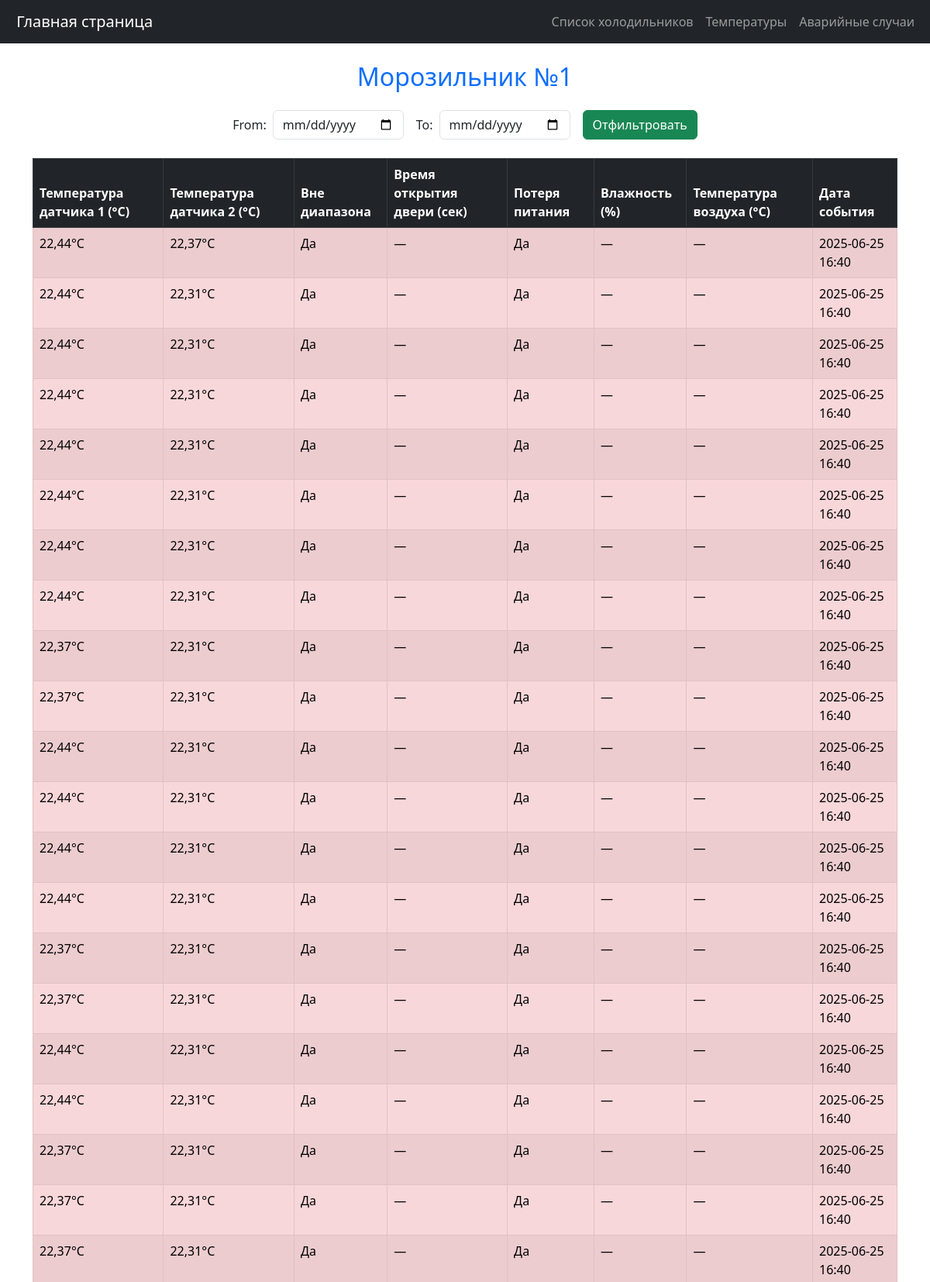
/fridges/1/ (upper part), run on the app's committed database.
### fr1/models.py (models this page shows, shortened)
class Fridge(models.Model):
    name = models.CharField(max_length=100)  # Название холодильника
    location = models.CharField(max_length=255, blank=True, null=True)  # Местоположение холодильника (опционально)
    image = models.ImageField(upload_to='fridges/', null=True, blank=True)  # Поле для изображения

class RefrigeratorData(models.Model):
    fridge = models.ForeignKey(Fridge, on_delete=models.CASCADE, related_name='temperature_records')
    sensor1_temp = models.FloatField()
    sensor2_temp = models.FloatField()
    is_out_of_range = models.BooleanField()
    door_open_duration_sec = models.IntegerField(null=True, blank=True)
    power_lost = models.BooleanField(null=True, blank=True)
    humidity = models.FloatField(null=True, blank=True)
    air_temp = models.FloatField(null=True, blank=True)
    event_date = models.DateTimeField()

### fr1/views.py (the view)
# urls.py: path('fridges/<int:fridge_id>/', views.fridge_detail, name='fridge_detail'),  # Детали холодильника
def fridge_detail(request, fridge_id):
    fridge = get_object_or_404(Fridge, id=fridge_id)
    start_date_str = request.GET.get('start_date')
    end_date_str = request.GET.get('end_date')
    start_date = parse_date(start_date_str) if start_date_str else None
    end_date = parse_date(end_date_str) if end_date_str else None
    filters = {}
    if start_date:
        filters['event_date__gte'] = datetime.combine(start_date, datetime.min.time())
    if end_date:
        filters['event_date__lte'] = datetime.combine(end_date, datetime.max.time())
    records = RefrigeratorData.objects.filter(fridge=fridge, **filters).order_by('-event_date')[:100]
    return render(request, 'fr1/fridge_detail.html', {
        'fridge': fridge,
        'records': records,
        'start_date': start_date,
        'end_date': end_date
    })

### fr1/templates/fr1/fridge_detail.html (shortened to what this page needs)
{% extends 'base.html' %}
{% block content %}
<h2 class="mb-4 text-center text-primary">{{ fridge.name }}</h2>
<div class="mb-4 text-center">
    <form method="get" class="d-inline-flex align-items-center justify-content-center">
        <label for="start_date" class="me-2">From:</label>
        <input type="date" name="start_date" id="start_date" value="{{ start_date }}" class="form-control me-3">
        <label for="end_date" class="me-2">To:</label>
        <input type="date" name="end_date" id="end_date" value="{{ end_date }}" class="form-control me-3">
        <button type="submit" class="btn btn-success">Отфильтровать</button>
    </form>
</div>
<div class="table-responsive">
    <table class="table table-bordered table-striped">
        <thead class="table-dark">
        <tr>
            <th>Температура датчика 1 (°C)</th>
            <th>Температура датчика 2 (°C)</th>
            <th>Вне диапазона</th>
            <th>Время открытия двери (сек)</th>
            <th>Потеря питания</th>
            <th>Влажность (%)</th>
            <th>Температура воздуха (°C)</th>
            <th>Дата события</th>
        </tr>
        </thead>
        <tbody>
        {% for record in records %}
        <tr class="{% if record.is_out_of_range %}table-danger{% endif %}">
            <td>{{ record.sensor1_temp }}°C</td>
            <td>{{ record.sensor2_temp }}°C</td>
            <td>{% if record.is_out_of_range %}Да{% else %}Нет{% endif %}</td>
            <td>{{ record.door_open_duration_sec|default:"—" }}</td>
            <td>
                {% if record.power_lost == True %}
                    Да
                {% elif record.power_lost == False %}
                    Нет
                {% else %}
                    —
                {% endif %}
            </td>
            <td>{{ record.humidity|default:"—" }}</td>
            <td>{{ record.air_temp|default:"—" }}</td>
            <td>{{ record.event_date|date:"Y-m-d H:i" }}</td>
        </tr>
        {% empty %}
        <tr>
            <td colspan="8" class="text-center">Записей не найдено за выбранный период.</td>
        </tr>
        {% endfor %}
        </tbody>
    </table>
</div>
{% endblock %}

### data on the page
Fridge: name "Морозильник №1"
RefrigeratorData: sensor1_temp "22,44", sensor2_temp "22,37", is_out_of_range "Да", door_open_duration_sec "—", power_lost "Да", humidity "—", air_temp "—", event_date "2025-06-25 16:40"
RefrigeratorData: sensor1_temp "22,44", sensor2_temp "22,31", is_out_of_range "Да", door_open_duration_sec "—", power_lost "Да", humidity "—", air_temp "—", event_date "2025-06-25 16:40"
RefrigeratorData: sensor1_temp "22,44", sensor2_temp "22,31", is_out_of_range "Да", door_open_duration_sec "—", power_lost "Да", humidity "—", air_temp "—", event_date "2025-06-25 16:40"
RefrigeratorData: sensor1_temp "22,44", sensor2_temp "22,31", is_out_of_range "Да", door_open_duration_sec "—", power_lost "Да", humidity "—", air_temp "—", event_date "2025-06-25 16:40"
RefrigeratorData: sensor1_temp "22,44", sensor2_temp "22,31", is_out_of_range "Да", door_open_duration_sec "—", power_lost "Да", humidity "—", air_temp "—", event_date "2025-06-25 16:40"
RefrigeratorData: sensor1_temp "22,44", sensor2_temp "22,31", is_out_of_range "Да", door_open_duration_sec "—", power_lost "Да", humidity "—", air_temp "—", event_date "2025-06-25 16:40"
RefrigeratorData: sensor1_temp "22,44", sensor2_temp "22,31", is_out_of_range "Да", door_open_duration_sec "—", power_lost "Да", humidity "—", air_temp "—", event_date "2025-06-25 16:40"
RefrigeratorData: sensor1_temp "22,44", sensor2_temp "22,31", is_out_of_range "Да", door_open_duration_sec "—", power_lost "Да", humidity "—", air_temp "—", event_date "2025-06-25 16:40"
RefrigeratorData: sensor1_temp "22,37", sensor2_temp "22,31", is_out_of_range "Да", door_open_duration_sec "—", power_lost "Да", humidity "—", air_temp "—", event_date "2025-06-25 16:40"
RefrigeratorData: sensor1_temp "22,37", sensor2_temp "22,31", is_out_of_range "Да", door_open_duration_sec "—", power_lost "Да", humidity "—", air_temp "—", event_date "2025-06-25 16:40"
RefrigeratorData: sensor1_temp "22,44", sensor2_temp "22,31", is_out_of_range "Да", door_open_duration_sec "—", power_lost "Да", humidity "—", air_temp "—", event_date "2025-06-25 16:40"
RefrigeratorData: sensor1_temp "22,44", sensor2_temp "22,31", is_out_of_range "Да", door_open_duration_sec "—", power_lost "Да", humidity "—", air_temp "—", event_date "2025-06-25 16:40"
RefrigeratorData: sensor1_temp "22,44", sensor2_temp "22,31", is_out_of_range "Да", door_open_duration_sec "—", power_lost "Да", humidity "—", air_temp "—", event_date "2025-06-25 16:40"
RefrigeratorData: sensor1_temp "22,44", sensor2_temp "22,31", is_out_of_range "Да", door_open_duration_sec "—", power_lost "Да", humidity "—", air_temp "—", event_date "2025-06-25 16:40"
RefrigeratorData: sensor1_temp "22,37", sensor2_temp "22,31", is_out_of_range "Да", door_open_duration_sec "—", power_lost "Да", humidity "—", air_temp "—", event_date "2025-06-25 16:40"
RefrigeratorData: sensor1_temp "22,37", sensor2_temp "22,31", is_out_of_range "Да", door_open_duration_sec "—", power_lost "Да", humidity "—", air_temp "—", event_date "2025-06-25 16:40"
RefrigeratorData: sensor1_temp "22,44", sensor2_temp "22,31", is_out_of_range "Да", door_open_duration_sec "—", power_lost "Да", humidity "—", air_temp "—", event_date "2025-06-25 16:40"
RefrigeratorData: sensor1_temp "22,44", sensor2_temp "22,31", is_out_of_range "Да", door_open_duration_sec "—", power_lost "Да", humidity "—", air_temp "—", event_date "2025-06-25 16:40"
RefrigeratorData: sensor1_temp "22,37", sensor2_temp "22,31", is_out_of_range "Да", door_open_duration_sec "—", power_lost "Да", humidity "—", air_temp "—", event_date "2025-06-25 16:40"
RefrigeratorData: sensor1_temp "22,37", sensor2_temp "22,31", is_out_of_range "Да", door_open_duration_sec "—", power_lost "Да", humidity "—", air_temp "—", event_date "2025-06-25 16:40"
RefrigeratorData: sensor1_temp "22,37", sensor2_temp "22,31", is_out_of_range "Да", door_open_duration_sec "—", power_lost "Да", humidity "—", air_temp "—", event_date "2025-06-25 16:40"
